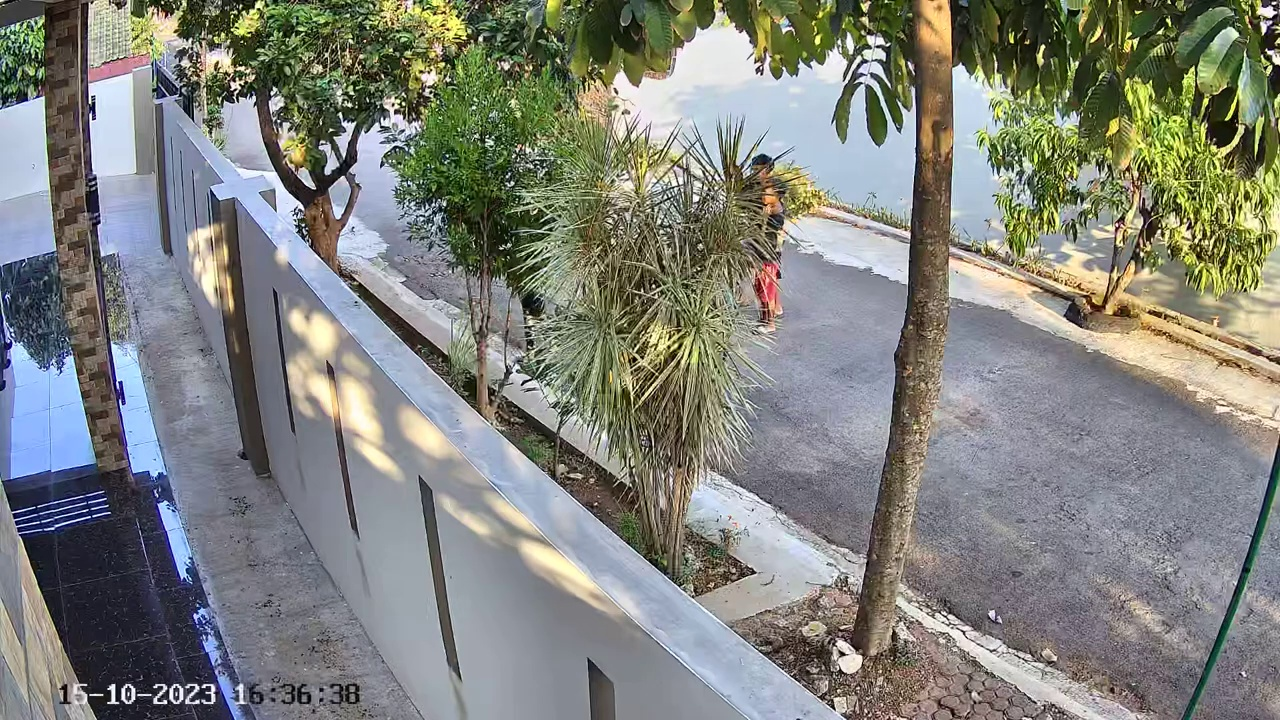
#> input picture configs/ref_cam_gerbang.jpg, 1280 x 720 px
$ python -i health.py   (imports and definitions only)   (older library calls are emulated)
#> lines starting #> are read from the running program, lines starting #| are printed output that depends on the picture
#> further down, picture is the input picture: shape (720, 1280, 3); mean B, G, R 124.8, 131.1, 129.2
"""Kesehatan kamera: drift (kamera bergeser -> ROI salah) dan watchdog stream (offline)."""
from __future__ import annotations

from typing import Optional

import cv2
import numpy as np

from ..types import Event


def _prep(image: np.ndarray, width: int = 320) -> np.ndarray:
#> called with width = 320
    h, w = image.shape[:2]
#> h = 720; w = 1280
    small = cv2.resize(image, (width, max(1, int(h * width / w))), interpolation=cv2.INTER_AREA)
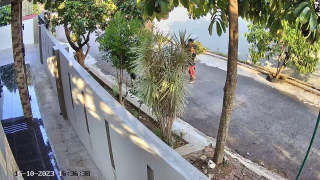
#> small: shape (180, 320, 3); mean B, G, R 124.8, 131.1, 129.2
    gray = cv2.cvtColor(small, cv2.COLOR_BGR2GRAY) if small.ndim == 3 else small
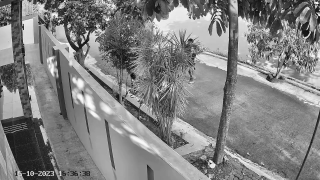
#> gray: shape (180, 320); min 10, max 252, mean 129.8
    return cv2.GaussianBlur(gray, (3, 3), 0).astype(np.float32)
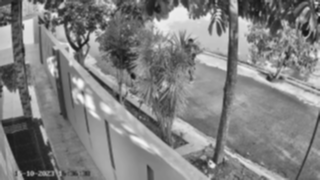
#> returned value: shape (180, 320) float32; min 20, max 250, mean 129.9


class DriftDetector:
    """Bandingkan frame referensi dengan frame sekarang. Geser > thresh_frac lebar frame (2 cek berturut-turut)
    dianggap bergeser. Respons korelasi rendah (adegan berubah total, mis. siang/malam) diabaikan."""

    def __init__(self, reference: np.ndarray, thresh_frac: float = 0.03, interval_s: float = 600.0,
                 min_response: float = 0.1, confirm: int = 2):
        self.ref = _prep(reference)
        self.window = cv2.createHanningWindow((self.ref.shape[1], self.ref.shape[0]), cv2.CV_32F)
        self.thresh, self.interval = thresh_frac, interval_s
        self.min_response, self.confirm = min_response, confirm
        self._last: Optional[float] = None
        self._bad = 0
        self.drifted = False

    def measure(self, image: np.ndarray) -> tuple:
        cur = _prep(image)
        (dx, dy), response = cv2.phaseCorrelate(self.ref, cur, self.window)
        return float(np.hypot(dx, dy) / self.ref.shape[1]), float(response)

    def check(self, image: np.ndarray, ts: float) -> Optional[dict]:
        """Panggil tiap frame; baru mengukur tiap interval_s. Mengembalikan dict saat status drift BERUBAH."""
        if self._last is not None and ts - self._last < self.interval:
            return None
        self._last = ts
        shift, response = self.measure(image)
        if response < self.min_response:
            return None
        if shift > self.thresh:
            self._bad += 1
            if self._bad >= self.confirm and not self.drifted:
                self.drifted = True
                return {"state": "camera_drift", "shift_frac": round(shift, 4)}
        else:
            self._bad = 0
            if self.drifted:
                self.drifted = False
                return {"state": "camera_aligned", "shift_frac": round(shift, 4)}
        return None


def health_event(camera_id: str, state: str, ts: float, wall: float, extra: Optional[dict] = None) -> Event:
    meta = {"state": state}
    if extra:
        meta.update(extra)
    level = 1 if state in ("camera_offline", "camera_drift") else 0
    return Event(alert_type="system_health", level=level, camera_id=camera_id, track_id=None, confidence=1.0,
                 meta=meta, stream_ts=ts, wall=wall)

>>> import cv2
>>> picture = cv2.imread('../../../configs/ref_cam_gerbang.jpg')
>>> result = _prep(picture)
